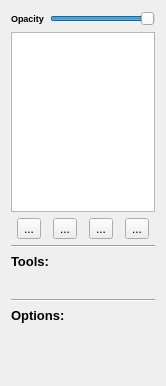
<?xml version="1.0" encoding="UTF-8"?>
<ui version="4.0">
 <class>SceneTab</class>
 <widget class="QWidget" name="SceneTab">
  <property name="geometry">
   <rect>
    <x>0</x>
    <y>0</y>
    <width>166</width>
    <height>386</height>
   </rect>
  </property>
  <property name="windowTitle">
   <string>Form</string>
  </property>
  <layout class="QVBoxLayout" name="verticalLayout">
   <item>
    <layout class="QHBoxLayout" name="opacityLayout">
     <item>
      <widget class="QLabel" name="opacitySliderLabel">
       <property name="font">
        <font>
         <pointsize>7</pointsize>
         <weight>75</weight>
         <bold>true</bold>
        </font>
       </property>
       <property name="text">
        <string>Opacity</string>
       </property>
      </widget>
     </item>
     <item>
      <widget class="QSlider" name="opacitySlider">
       <property name="toolTip">
        <string>Change the opacity for all annotations</string>
       </property>
       <property name="maximum">
        <number>100</number>
       </property>
       <property name="pageStep">
        <number>10</number>
       </property>
       <property name="value">
        <number>100</number>
       </property>
       <property name="sliderPosition">
        <number>100</number>
       </property>
       <property name="orientation">
        <enum>Qt::Horizontal</enum>
       </property>
       <property name="invertedAppearance">
        <bool>false</bool>
       </property>
       <property name="invertedControls">
        <bool>false</bool>
       </property>
      </widget>
     </item>
    </layout>
   </item>
   <item>
    <widget class="QTreeView" name="imageTreeView">
     <property name="selectionMode">
      <enum>QAbstractItemView::SingleSelection</enum>
     </property>
     <property name="indentation">
      <number>5</number>
     </property>
    </widget>
   </item>
   <item>
    <layout class="QHBoxLayout" name="buttonsLayout">
     <item>
      <widget class="QToolButton" name="addButton">
       <property name="toolTip">
        <string>Add new Annotation Layers</string>
       </property>
       <property name="text">
        <string>...</string>
       </property>
       <property name="icon">
        <iconset resource="resources.qrc">
         <normaloff>:/icons/icons/baseline-add_circle-24px.svg</normaloff>:/icons/icons/baseline-add_circle-24px.svg</iconset>
       </property>
       <property name="iconSize">
        <size>
         <width>24</width>
         <height>24</height>
        </size>
       </property>
      </widget>
     </item>
     <item>
      <widget class="QToolButton" name="upButton">
       <property name="enabled">
        <bool>true</bool>
       </property>
       <property name="toolTip">
        <string>Move selected layer up</string>
       </property>
       <property name="text">
        <string>...</string>
       </property>
       <property name="icon">
        <iconset resource="resources.qrc">
         <normaloff>:/icons/icons/baseline-arrow_upward-24px.svg</normaloff>:/icons/icons/baseline-arrow_upward-24px.svg</iconset>
       </property>
       <property name="iconSize">
        <size>
         <width>24</width>
         <height>24</height>
        </size>
       </property>
      </widget>
     </item>
     <item>
      <widget class="QToolButton" name="downButton">
       <property name="toolTip">
        <string>Move selected layer down</string>
       </property>
       <property name="text">
        <string>...</string>
       </property>
       <property name="icon">
        <iconset resource="resources.qrc">
         <normaloff>:/icons/icons/baseline-arrow_downward-24px.svg</normaloff>:/icons/icons/baseline-arrow_downward-24px.svg</iconset>
       </property>
       <property name="iconSize">
        <size>
         <width>24</width>
         <height>24</height>
        </size>
       </property>
      </widget>
     </item>
     <item>
      <widget class="QToolButton" name="deleteButton">
       <property name="toolTip">
        <string>Delete selected layer</string>
       </property>
       <property name="text">
        <string>...</string>
       </property>
       <property name="icon">
        <iconset resource="resources.qrc">
         <normaloff>:/icons/icons/baseline-delete-24px.svg</normaloff>:/icons/icons/baseline-delete-24px.svg</iconset>
       </property>
       <property name="iconSize">
        <size>
         <width>24</width>
         <height>24</height>
        </size>
       </property>
      </widget>
     </item>
    </layout>
   </item>
   <item>
    <widget class="Line" name="line">
     <property name="orientation">
      <enum>Qt::Horizontal</enum>
     </property>
    </widget>
   </item>
   <item>
    <widget class="QWidget" name="toolboxWidget" native="true">
     <property name="sizePolicy">
      <sizepolicy hsizetype="Expanding" vsizetype="MinimumExpanding">
       <horstretch>100</horstretch>
       <verstretch>0</verstretch>
      </sizepolicy>
     </property>
     <layout class="QVBoxLayout" name="verticalLayout_7">
      <property name="leftMargin">
       <number>0</number>
      </property>
      <property name="topMargin">
       <number>0</number>
      </property>
      <property name="rightMargin">
       <number>0</number>
      </property>
      <property name="bottomMargin">
       <number>0</number>
      </property>
      <item>
       <widget class="QLabel" name="toolsLabel">
        <property name="minimumSize">
         <size>
          <width>0</width>
          <height>0</height>
         </size>
        </property>
        <property name="font">
         <font>
          <pointsize>10</pointsize>
          <weight>75</weight>
          <bold>true</bold>
         </font>
        </property>
        <property name="text">
         <string>Tools:</string>
        </property>
        <property name="alignment">
         <set>Qt::AlignLeading|Qt::AlignLeft|Qt::AlignVCenter</set>
        </property>
       </widget>
      </item>
      <item>
       <widget class="QWidget" name="toolsWidget" native="true">
        <property name="sizePolicy">
         <sizepolicy hsizetype="Expanding" vsizetype="Maximum">
          <horstretch>0</horstretch>
          <verstretch>0</verstretch>
         </sizepolicy>
        </property>
        <layout class="QGridLayout" name="gridLayout"/>
       </widget>
      </item>
      <item>
       <widget class="Line" name="line_2">
        <property name="orientation">
         <enum>Qt::Horizontal</enum>
        </property>
       </widget>
      </item>
      <item>
       <widget class="QLabel" name="optionsLabel">
        <property name="minimumSize">
         <size>
          <width>0</width>
          <height>0</height>
         </size>
        </property>
        <property name="font">
         <font>
          <pointsize>10</pointsize>
          <weight>75</weight>
          <bold>true</bold>
         </font>
        </property>
        <property name="text">
         <string>Options:</string>
        </property>
        <property name="alignment">
         <set>Qt::AlignLeading|Qt::AlignLeft|Qt::AlignVCenter</set>
        </property>
       </widget>
      </item>
      <item>
       <widget class="QWidget" name="optionsWidget" native="true">
        <property name="sizePolicy">
         <sizepolicy hsizetype="Expanding" vsizetype="MinimumExpanding">
          <horstretch>0</horstretch>
          <verstretch>1</verstretch>
         </sizepolicy>
        </property>
        <layout class="QVBoxLayout" name="verticalLayout_2"/>
       </widget>
      </item>
     </layout>
    </widget>
   </item>
   <item>
    <spacer name="verticalSpacer">
     <property name="orientation">
      <enum>Qt::Vertical</enum>
     </property>
     <property name="sizeHint" stdset="0">
      <size>
       <width>20</width>
       <height>40</height>
      </size>
     </property>
    </spacer>
   </item>
  </layout>
 </widget>
 <resources>
  <include location="resources.qrc"/>
 </resources>
 <connections/>
</ui>
